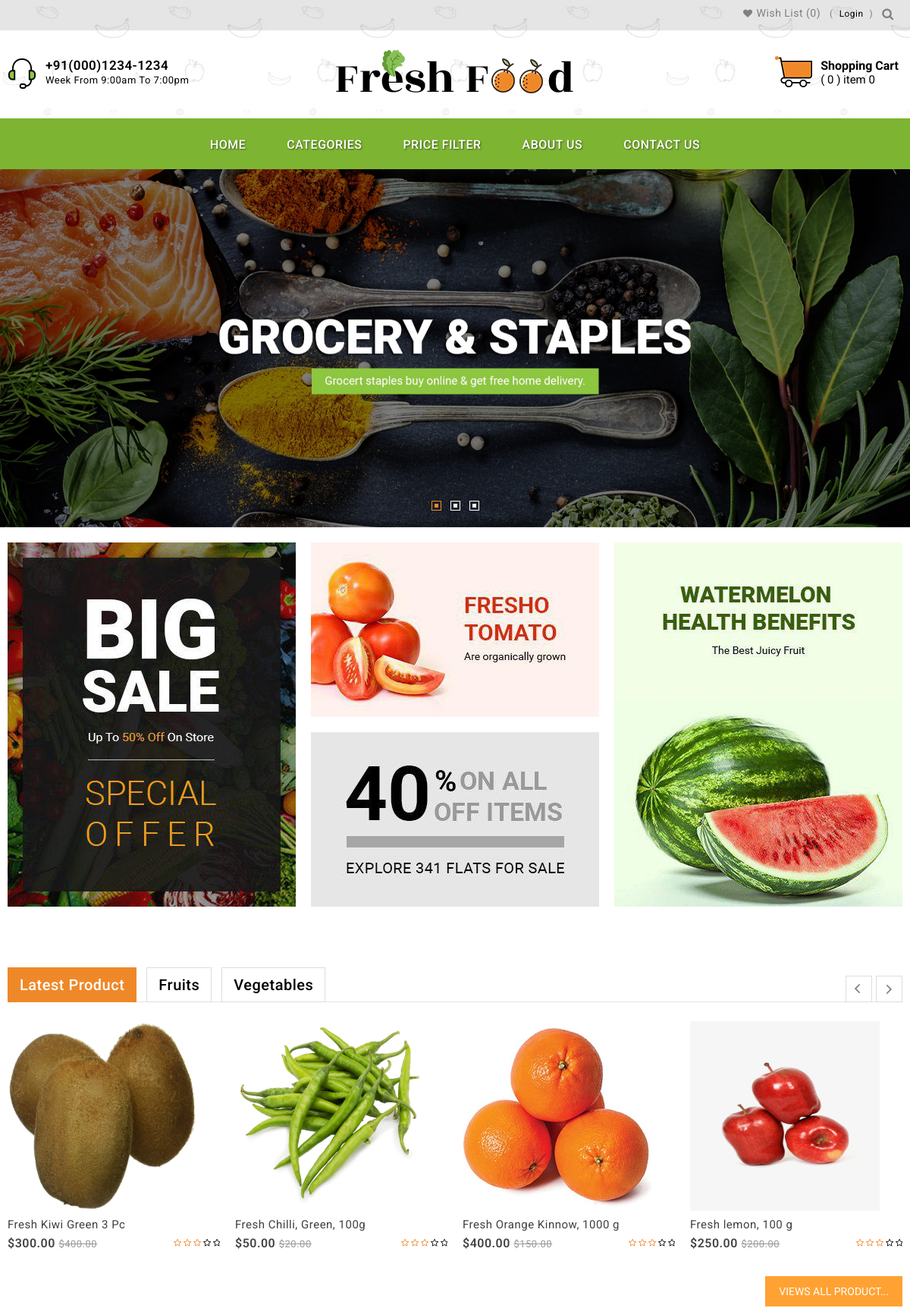
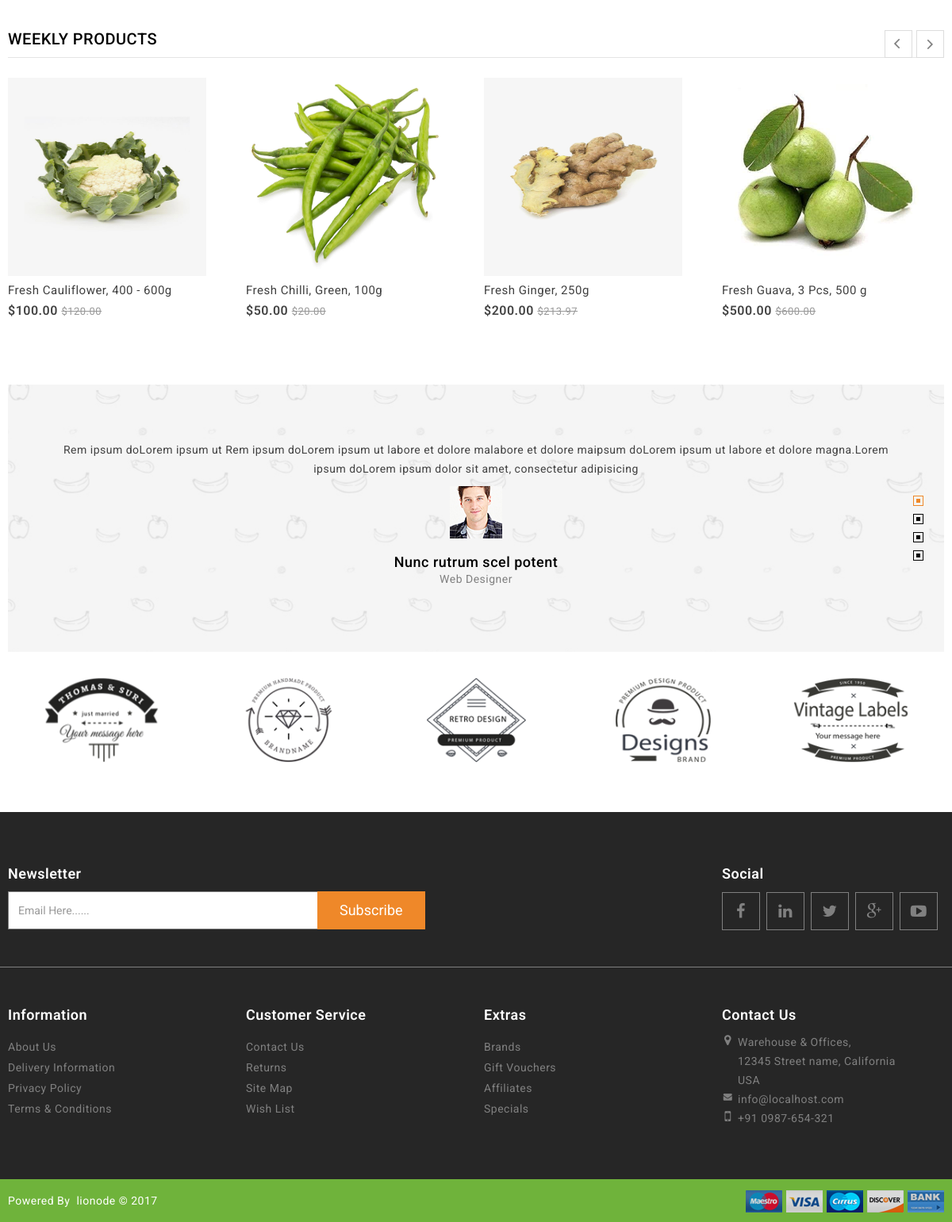
The page / on the database its author committed (2 pictures, top to bottom).
### blog/models.py (models this page shows, shortened)
class Product(models.Model):
    category = models.ForeignKey(subcategory, related_name='products', on_delete=models.CASCADE)
    name = models.CharField(max_length=100)
    slug = models.SlugField(max_length=100)
    description = RichTextUploadingField(blank=True)
    price = models.DecimalField(max_digits=10, decimal_places=2)
    available = models.BooleanField(default=True)
    stock = models.PositiveIntegerField()
    image = models.ImageField( upload_to='images/')
    created_at = models.DateTimeField(auto_now_add=True)
    updated_at = models.DateTimeField(auto_now=True)
    old_price = models.DecimalField(max_digits=10, decimal_places=2, null=True)
    brand_name = models.CharField(max_length=25, null=True)
    author = models.ForeignKey(User, on_delete=models.CASCADE)
    published = models.BooleanField(default=1)
    delivery_charges = models.PositiveIntegerField(default=0,blank=True)
    class Meta:
        ordering = ('name', )
        index_together = (('id', 'slug'),)

### blog/views.py (the view)
# urls.py: path('', views.product, name='product'),
def product (request):
    pro_list= Product.objects.filter(published=1).order_by('-updated_at')
    fruits_list= Product.objects.filter(category__name='fruit').order_by('-updated_at')
    Vegetables_list= Product.objects.filter(category__name='Vegetables').order_by('-updated_at')
    date = datetime.date.today()
    start_week = date - datetime.timedelta(date.weekday())
    end_week = start_week + datetime.timedelta(7)
    entr = Product.objects.filter(created_at__range=[start_week, end_week])
    return render(request ,'blog/index.html', {'pro_list':pro_list,
                                                'fruits_list':fruits_list,
                                                'Vegetables_list':Vegetables_list,
                                                'entr':entr
                                                })

### blog/models.py (called while the page is built)
    def __str__(self):
        return self.name

### blog/templatetags/cart_tag.py (called while the page is built)
@register.filter
def cash_total(user):
	if user.is_authenticated:
		total=Order.objects.filter(user=user,ordered=False)
		if total:
			t=total[0].get_totals()
			return t
		else:
			return 0
	else:
		return 0

@register.simple_tag
def subcategory_list():
	total=subcategory.objects.all()
	return total

@register.filter
def wish_count(user):
	 if user.is_authenticated:
	 	qs = Wish.objects.filter(user=user).count()
	 	return qs
	 return 0

### templates/blog/index.html (shortened to what this page needs)
{% extends 'blog/base.html' %}
{% block content %}
<div class="mainbanner">
  <div id="main-banner" class="owl-carousel home-slider">
    <div class="item"> <a href="#"><img src="/static/image/b0.jpg" alt="main-banner1" alt="main-banner1" class="img-responsive" /></a> </div>
  </div>
</div>
<div class="container">
  <div class="row">
    <div class="cms_banner ">
      <div class="col-md-4 cms-banner-left"> <a href="#"><img alt="#" src="/static/image/01.jpg"></a> </div>
      <div class="col-md-4 cms-banner-middle-top">
        <div class="md1"><a href="#"> <img alt="#" src="/static/image/0.jpg"></a> </div>
        <div class="md2"><a href="#"> <img alt="#" src="/static/image/1.jpg"></a></div>
      </div>
      <div class="col-md-4 cms-banner-right"> <a href="#"><img alt="#" src="/static/image/02.jpg"></a> </div>
    </div>
  </div>
  <div class="row">
    <div id="content" class="col-sm-12">
      <div class="customtab">
        <div id="tabs" class="customtab-wrapper">
          <ul class='customtab-inner'>
            <li class='tab'><a href="#tab-latest">Latest Product</a></li>
            <li class='tab'><a href="#tab-special">Fruits</a></li>
            <li class='tab'><a href="#tab-bestseller">Vegetables</a></li>
          </ul>
        </div>
        <div id="tab-latest" class="tab-content">
          <div class="box">
            <div id="latest-slidertab" class="row owl-carousel product-slider">
              {% for list in pro_list %}
              <div class="item">
                <div class="product-thumb transition">
                  <div class="image product-imageblock"><a href="{% url 'product_detail' list.pk %}"> <img style="height: 250px;width:250px" src="/media/{{ list.image }}" alt="{{ list.category}}" title="lorem ippsum dolor dummy" class="img-responsive" /></a>
                  </div>
                  <div class="caption product-detail">
                    <h4 class="product-name"><a href="#" title="lorem ippsum dolor dummy">{{ list.name }}</a></h4>
                    <p class="price product-price">${{list.price}}<span class="price-tax">Ex Tax: $100.00</span> <span class="price-old">${{list.old_price}}</span></p>
                    <div class="rating"> <span class="fa fa-stack"><i class="fa fa-star fa-stack-2x"></i><i class="fa fa-star-o fa-stack-2x"></i></span> <span class="fa fa-stack"><i class="fa fa-star fa-stack-2x"></i><i class="fa fa-star-o fa-stack-2x"></i></span> <span class="fa fa-stack"><i class="fa fa-star fa-stack-2x"></i><i class="fa fa-star-o fa-stack-2x"></i></span> <span class="fa fa-stack"><i class="fa fa-star-o fa-stack-2x"></i></span> <span class="fa fa-stack"><i class="fa fa-star-o fa-stack-2x"></i></span> </div>
                  </div>
                </div>
              </div>
              {% endfor %}
            </div>
          </div>
        </div>
        <div>
        <a href="{% url 'add_all_pro' %}"><button class="t">VIEWS ALL PRODUCT...</button></a></div>
        <h3 class="productblock-title">Weekly Products</h3>
        <div class="box">
          <div id="Weekly-slider" class="row owl-carousel product-slider">
            {% for p in entr %}
            <div class="item product-slider-item">
              <div class="product-thumb transition">
                <div class="image product-imageblock"> <a href="{% url 'product_detail' p.pk %}"> <img style="height: 250px;width:250px" src="/media/{{p.image}}" alt="lorem ippsum dolor dummy" title="lorem ippsum dolor dummy" class="img-responsive" /> </a>
                </div>
                <div class="caption product-detail">
                  <h4 class="product-name"><a href="product.html" title="lorem ippsum dolor dummy">{{p.name}}</a></h4>
                  <p class="price product-price"> <span class="price-new">${{p.price}}</span> <span class="price-old">${{p.old_price}}</span> <span class="price-tax">Ex Tax: $210.00</span> </p>
                </div>
              </div>
            </div>
            {% endfor %}
          </div>
        </div>
      <div class="parallax">
        <ul id="testimonial" class="row owl-carousel product-slider">
          <li class="item">
            <div class="panel-default">
              <div class="testimonial-desc">Rem ipsum doLorem ipsum ut Rem ipsum doLorem ipsum ut labore et dolore malabore et dolore maipsum doLorem ipsum ut labore et dolore magna.Lorem ipsum doLorem ipsum dolor sit amet, consectetur adipisicing</div>
              <div class="testimonial-image"><img src="/static/image/t1.jpg" alt="#"></div>
              <div class="testimonial-name"><h2>Nunc rutrum scel potent</h2></div>
              <div class="testimonial-designation"><p>Web Designer</p></div>
            </div>
          </li>
        </ul>
      </div>
    </div>
    </div>
    </div>
      <div id="brand_carouse" class="owl-carousel brand-logo">
        <div class="item text-center"> <a href="#"><img src="/static/image/brand/brand1.png" alt="Disney" class="img-responsive" /></a> </div>
        <div class="item text-center"> <a href="#"><img src="/static/image/brand/brand2.png" alt="Dell" class="img-responsive" /></a> </div>
        <div class="item text-center"> <a href="#"><img src="/static/image/brand/brand3.png" alt="Harley" class="img-responsive" /></a> </div>
        <div class="item text-center"> <a href="#"><img src="/static/image/brand/brand4.png" alt="Canon" class="img-responsive" /></a> </div>
        <div class="item text-center"> <a href="#"><img src="/static/image/brand/brand5.png" alt="Canon" class="img-responsive" /></a> </div>
      </div>
    </div>
{% endblock %}

### templates/blog/base.html (shortened to what this page needs)
{% load static %}
{% load cart_tag %}
<!DOCTYPE html>
<html lang="en">
<head>
<link href="{% static 'bootstrap/css/bootstrap.min.css' %}" rel="stylesheet" media="screen" />
<link href="{% static 'font-awesome/css/font-awesome.min.css' %}" rel="stylesheet" type="text/css" />
<link href="{% static 'css/stylesheet.css' %}" rel="stylesheet">
<link href="{% static 'css/responsive.css' %}" rel="stylesheet">
<link href="{% static 'owl-carousel/owl.carousel.css' %}" type="text/css" rel="stylesheet" media="screen" />
<link href="{% static 'owl-carousel/owl.transitions.css' %}" type="text/css" rel="stylesheet" media="screen" />
</head>
<body>
<header>
  <div class="header-top">
    <div class="container">
      <div class="row">
        <div class="col-sm-12">
          <div class="top-right pull-right">
            <div id="top-links" class="nav pull-right">
              <ul class="list-inline">
                <li><a href="{% url 'wish_list' %}" id="wishlist-total" title="Wish List (0)"><i class="fa fa-heart"></i><span>Wish List</span><span> ({{request.user|wish_count}})</span></a></li>
                <li>
                {% if user.is_authenticated %}
                  <p class="top-menu">Hello {{ user.username }} <small>(<a href="{% url 'logout' %}">Log out</a>)</small></p>
                  {% else %}
                  <p class="top-menu"><small>(<a href="{% url 'login' %}">Login</a>)</small></p>
                  {% endif %}
                  </li>
              </ul>
              <div class="search-box">
                <form method="GET" action="{% url 'search' %}">
                          <button class="search-btn"><i class="fa fa-search"></i></button>
                          </form>
                        </div>
            </div>
          </div>
        </div>
      </div>
    </div>
  </div>
  <div class="container">
    <div class="header-inner">
      <div class="col-sm-4 col-xs-6 header-left">
        <div class="shipping">
          <div class="shipping-img"></div>
          <div class="shipping-text">+91(000)1234-1234<span class="shipping-detail">Week From 9:00am To 7:00pm</span></div>
        </div>
      </div>
      <div class="col-sm-4 col-xs-12 header-middle">
        <div class="header-middle-top">
          <div id="logo"> <a href="{% url 'product' %}"><img src="/static/image/logo.png" title="E-Commerce" alt="E-Commerce" class="img-responsive" /></a> </div>
        </div>
      </div>
      <div class="col-sm-4 col-xs-12 header-right">
        <div id="cart" class="btn-group btn-block">
          <button type="button" class="btn btn-inverse btn-block btn-lg dropdown-toggle cart-dropdown-button"> <span id="cart-total"><span class="cart-title"><a href="{% url 'cart' %} ">Shopping Cart</a></span><br>
          {% if request.user.is_authenticated %}
          ( {{ request.user|cart_item_count }} )
          {% else %}
          ( 0 )
          {% endif %}
        item
         {{ request.user|cash_total|floatformat:0 }}
           </span> </button>
        </div>
      </div>
    </div>
  </div>
</header>
<nav id="menu" class="navbar">
  <div class="nav-inner container">
    <div class="navbar-collapse">
      <ul class="main-navigation">
        <li><a href="{% url 'product' %}"   class="parent"  >Home</a> </li>
        <li><a href="#" class="active parent">Categories</a>
            {% subcategory_list as dhar %}
        </li>
         <li><a href="#" class="active parent">price filter</a>
        </li>
        <li><a href="#"   class="parent"  >About Us</a> </li>
        <li><a href="{% url 'contact' %}"   class="parent"  >Contact Us</a> </li>
      </ul>
    </div>
  </div>
</nav>
{% block content %}
{% endblock %}
<footer>
  <div class="container">
    <div class="row">
      <div class="footer-top-cms">
        <div class="col-sm-7">
          <div class="newslatter">
            <form>
              <h5>Newsletter</h5>
              <div class="input-group">
                <input type="text" class=" form-control" placeholder="Email Here......">
                <button type="submit" value="Sign up" class="btn btn-large btn-primary">Subscribe</button>
              </div>
            </form>
          </div>
        </div>
        <div class="col-sm-5">
          <div class="footer-social">
            <h5>Social</h5>
            <ul>
              <li class="facebook"><a href="#"><i class="fa fa-facebook"></i></a></li>
              <li class="linkedin"><a href="#"><i class="fa fa-linkedin"></i></a></li>
              <li class="twitter"><a href="#"><i class="fa fa-twitter"></i></a></li>
              <li class="gplus"><a href="#"><i class="fa fa-google-plus"></i></a></li>
              <li class="youtube"><a href="#"><i class="fa fa-youtube-play"></i></a></li>
            </ul>
          </div>
        </div>
      </div>
    </div>
    <div class="row">
      <div class="col-sm-3 footer-block">
        <h5 class="footer-title">Information</h5>
        <ul class="list-unstyled ul-wrapper">
          <li><a href="about-us.html">About Us</a></li>
          <li><a href="checkout.html">Delivery Information</a></li>
          <li><a href="#">Privacy Policy</a></li>
          <li><a href="#">Terms &amp; Conditions</a></li>
        </ul>
      </div>
      <div class="col-sm-3 footer-block">
        <h5 class="footer-title">Customer Service</h5>
        <ul class="list-unstyled ul-wrapper">
          <li><a href="contact.html">Contact Us</a></li>
          <li><a href="#">Returns</a></li>
          <li><a href="#">Site Map</a></li>
          <li><a href="#">Wish List</a></li>
        </ul>
      </div>
      <div class="col-sm-3 footer-block">
        <h5 class="footer-title">Extras</h5>
        <ul class="list-unstyled ul-wrapper">
          <li><a href="#">Brands</a></li>
          <li><a href="gift.html">Gift Vouchers</a></li>
          <li><a href="affiliate.html">Affiliates</a></li>
          <li><a href="#">Specials</a></li>
        </ul>
      </div>
      <div class="col-sm-3 footer-block">
        <div class="content_footercms_right">
          <div class="footer-contact">
            <h5 class="contact-title footer-title">Contact Us</h5>
            <ul class="ul-wrapper">
              <li><i class="fa fa-map-marker"></i><span class="location2"> Warehouse & Offices,<br>
                12345 Street name, California<br>
                USA</span></li>
              <li><i class="fa fa-envelope"></i><span class="mail2"><a href="#">info@localhost.com</a></span></li>
              <li><i class="fa fa-mobile"></i><span class="phone2">+91 0987-654-321</span></li>
            </ul>
          </div>
        </div>
      </div>
    </div>
  </div>
  <a id="scrollup">Scroll</a> </footer>
<div class="footer-bottom">
  <div class="container">
    <div class="copyright">Powered By &nbsp;<a class="yourstore" href="http://www.lionode.com/">lionode &copy; 2017 </a> </div>
    <div class="footer-bottom-cms">
      <div class="footer-payment">
        <ul>
          <li class="mastero"><a href="#"><img alt="" src="/static/image/payment/mastero.jpg"></a></li>
          <li class="visa"><a href="#"><img alt="" src="/static/image/payment/visa.jpg"></a></li>
          <li class="currus"><a href="#"><img alt="" src="/static/image/payment/currus.jpg"></a></li>
          <li class="discover"><a href="#"><img alt="" src="/static/image/payment/discover.jpg"></a></li>
          <li class="bank"><a href="#"><img alt="" src="/static/image/payment/bank.jpg"></a></li>
        </ul>
      </div>
    </div>
  </div>
</div>
</body>
</html>

### static/css/responsive.css (style rules this page uses)
@media (max-width: 1200px) { .brand-logo.owl-carousel .owl-item .item { margin: 0 15px; } }
@media (max-width: 1200px) { .cms_banner img { width: 100%; } }

### templates/blog/index.html (style rules this page uses)
.t { background-color:#FFA233 ; border: none; color: white; padding: 8px 18px; float: right; }

### rows shown on the page
Product: image (picture), name "Fresh Kiwi Green 3 Pc", price "300.00", old_price "400.00"
Product: image (picture), name "Fresh Chilli, Green, 100g", price "50.00", old_price "20.00"
Product: image (picture), name "Fresh Orange Kinnow, 1000 g", price "400.00", old_price "150.00"
Product: image (picture), name "Fresh lemon, 100 g", price "250.00", old_price "200.00"
Product: image (picture), name "Fresh Cauliflower, 400 - 600g", price "100.00", old_price "120.00"
Product: image (picture), name "Fresh Ginger, 250g", price "200.00", old_price "213.97"
Product: image (picture), name "Fresh Guava, 3 Pcs, 500 g", price "500.00", old_price "600.00"

### other values the page prints
{{ request.user|wish_count }} "0"
{{ request.user|cash_total|floatformat:0 }} "0"
